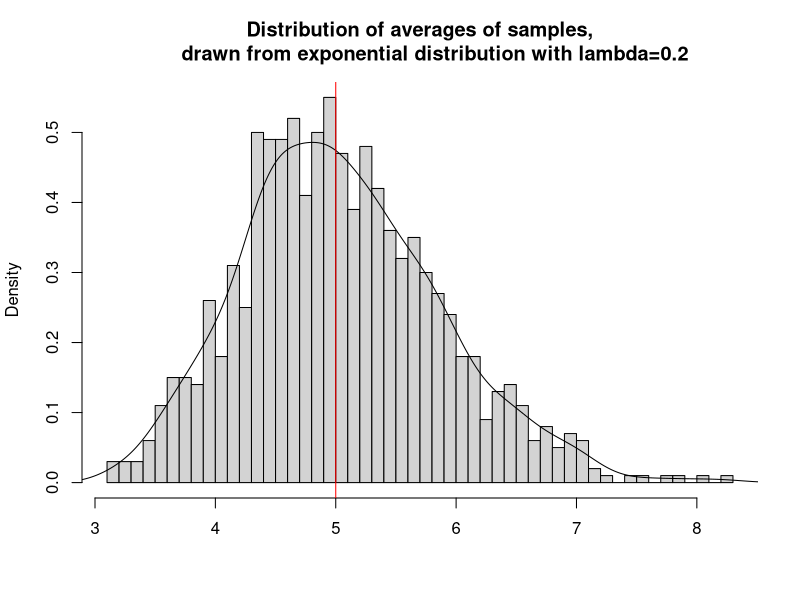

Source code (R): (Note: this script raises an error after producing the figure.)
## ---- chunk 1
set.seed(5)
lambda <- 0.2
num_sim <- 1000
sample_size <- 40
sim <- matrix(rexp(num_sim*sample_size, rate=lambda), num_sim, sample_size)
row_means <- rowMeans(sim)
## ---- chunk 2
# plot the histogram of averages
hist(row_means, breaks=50, prob=TRUE,
     main="Distribution of averages of samples,
     drawn from exponential distribution with lambda=0.2",
     xlab="")
# density of the averages of samples
lines(density(row_means))
# theoretical center of distribution
abline(v=1/lambda, col="red")
# t  yfit <- dnorm(xfit, mean=1/lambda, sd=(1/lambda/sqrt(sample_size)))
lines(xfit, yfit, pch=22, col="red", lty=2)
# add legend
legend('topright', c("simulation", "theoretical"), lty=c(1,2), col=c("black", "red"))
## ---- chunk 3
qqnorm(row_means); qqline(row_means)
## ---- chunk 4
lambda_vals <- seq(4, 6, by=0.01)
coverage <- sapply(lambda_vals, function(lamb) {
    mu_hats <- rowMeans(matrix(rexp(sample_size*num_sim, rate=0.2),
                               num_sim, sample_size))
    ll <- mu_hats - qnorm(0.975) * sqrt(1/lambda**2/sample_size)
    ul <- mu_hats + qnorm(0.975) * sqrt(1/lambda**2/sample_size)
    mean(ll < lamb & ul > lamb)
})

library(ggplot2)
qplot(lambda_vals, coverage) + geom_hline(yintercept=0.95)
